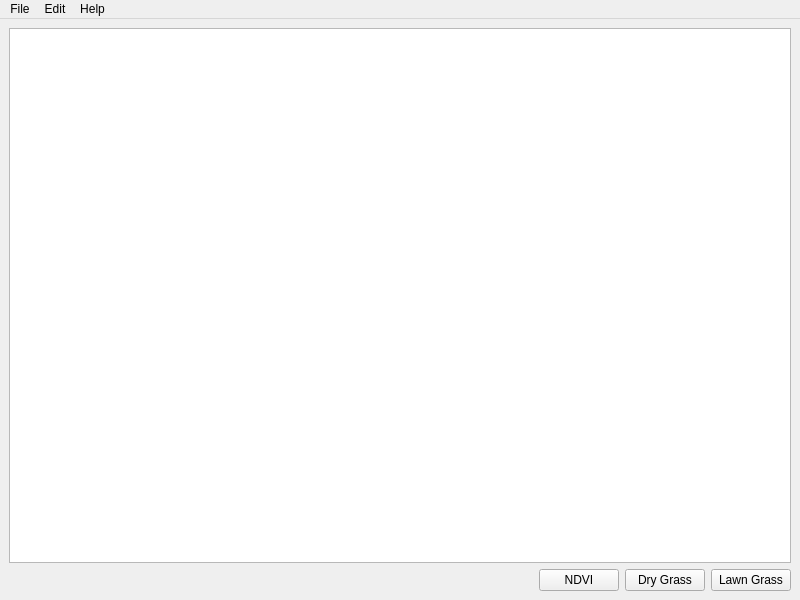
<?xml version="1.0" encoding="UTF-8"?>
<ui version="4.0">
 <class>MainWindow</class>
 <widget class="QMainWindow" name="MainWindow">
  <property name="geometry">
   <rect>
    <x>0</x>
    <y>0</y>
    <width>800</width>
    <height>600</height>
   </rect>
  </property>
  <property name="windowTitle">
   <string>MainWindow</string>
  </property>
  <property name="documentMode">
   <bool>true</bool>
  </property>
  <property name="unifiedTitleAndToolBarOnMac">
   <bool>true</bool>
  </property>
  <widget class="QWidget" name="centralwidget">
   <layout class="QVBoxLayout" name="verticalLayout">
    <item>
     <widget class="ImageView" name="imageView">
      <property name="renderHints">
       <set>QPainter::Antialiasing|QPainter::HighQualityAntialiasing|QPainter::SmoothPixmapTransform|QPainter::TextAntialiasing</set>
      </property>
      <property name="dragMode">
       <enum>QGraphicsView::ScrollHandDrag</enum>
      </property>
      <property name="transformationAnchor">
       <enum>QGraphicsView::AnchorUnderMouse</enum>
      </property>
      <property name="resizeAnchor">
       <enum>QGraphicsView::AnchorUnderMouse</enum>
      </property>
     </widget>
    </item>
    <item>
     <layout class="QHBoxLayout" name="horizontalLayout">
      <item>
       <spacer name="horizontalSpacer">
        <property name="orientation">
         <enum>Qt::Horizontal</enum>
        </property>
        <property name="sizeHint" stdset="0">
         <size>
          <width>40</width>
          <height>20</height>
         </size>
        </property>
       </spacer>
      </item>
      <item>
       <widget class="QPushButton" name="ndviButton">
        <property name="text">
         <string>NDVI</string>
        </property>
       </widget>
      </item>
      <item>
       <widget class="QPushButton" name="dryGrassButton">
        <property name="text">
         <string>Dry Grass</string>
        </property>
       </widget>
      </item>
      <item>
       <widget class="QPushButton" name="lawnGrassButton">
        <property name="text">
         <string>Lawn Grass</string>
        </property>
       </widget>
      </item>
     </layout>
    </item>
   </layout>
  </widget>
  <widget class="QMenuBar" name="menubar">
   <property name="geometry">
    <rect>
     <x>0</x>
     <y>0</y>
     <width>800</width>
     <height>22</height>
    </rect>
   </property>
   <widget class="QMenu" name="menuFile">
    <property name="title">
     <string>File</string>
    </property>
    <addaction name="actionOpen_Images"/>
    <addaction name="separator"/>
    <addaction name="actionExport"/>
    <addaction name="actionPrint"/>
    <addaction name="separator"/>
    <addaction name="actionQuit"/>
   </widget>
   <widget class="QMenu" name="menuHelp">
    <property name="title">
     <string>Help</string>
    </property>
    <addaction name="actionAbout"/>
    <addaction name="actionCredits"/>
   </widget>
   <widget class="QMenu" name="menuEdit">
    <property name="title">
     <string>Edit</string>
    </property>
   </widget>
   <addaction name="menuFile"/>
   <addaction name="menuEdit"/>
   <addaction name="menuHelp"/>
  </widget>
  <action name="actionOpen_Images">
   <property name="text">
    <string>Open Images</string>
   </property>
  </action>
  <action name="actionQuit">
   <property name="text">
    <string>Quit</string>
   </property>
  </action>
  <action name="actionAbout">
   <property name="text">
    <string>About</string>
   </property>
  </action>
  <action name="actionCredits">
   <property name="text">
    <string>Credits</string>
   </property>
  </action>
  <action name="actionPrint">
   <property name="text">
    <string>Print</string>
   </property>
  </action>
  <action name="actionExport">
   <property name="text">
    <string>Export</string>
   </property>
  </action>
 </widget>
 <customwidgets>
  <customwidget>
   <class>ImageView</class>
   <extends>QGraphicsView</extends>
   <header>gui.imageview.h</header>
  </customwidget>
 </customwidgets>
 <resources/>
 <connections>
  <connection>
   <sender>actionQuit</sender>
   <signal>toggled(bool)</signal>
   <receiver>MainWindow</receiver>
   <slot>close()</slot>
   <hints>
    <hint type="sourcelabel">
     <x>-1</x>
     <y>-1</y>
    </hint>
    <hint type="destinationlabel">
     <x>399</x>
     <y>299</y>
    </hint>
   </hints>
  </connection>
 </connections>
</ui>
